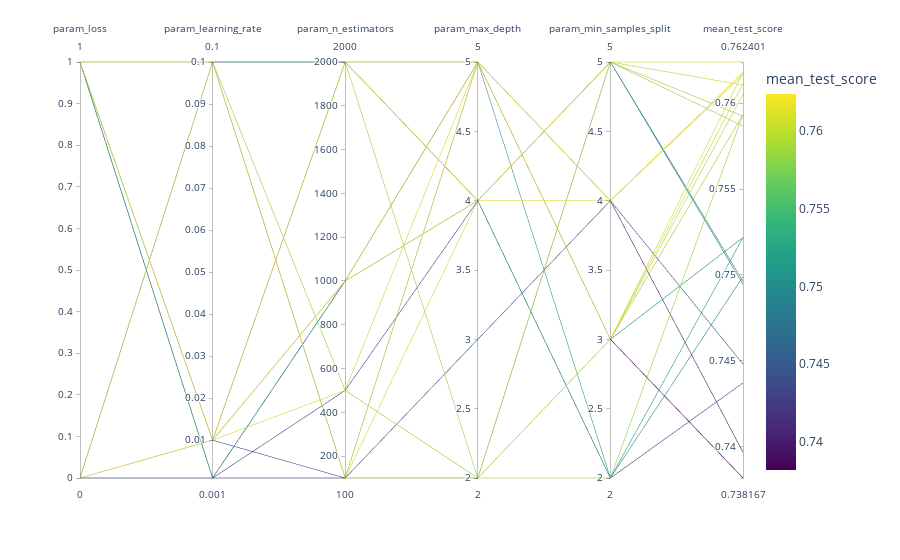

The code cell stored with this chart in its notebook:
### Code cell
%%time
fig = px.parallel_coordinates(
    cv_results.rename(shorten_param, axis=1).apply(
        {
            'param_loss': lambda x: label_fit.transform([x])[0],
            'param_learning_rate': lambda x: x,
            'param_n_estimators': lambda x: x,
            'param_max_depth': lambda x: x,
#            'param_max_leaf_nodes': lambda x: x, #np.log(x),
            'param_min_samples_split': lambda x: x,
            'mean_test_score': lambda x: x,
        }
    ),
    color="mean_test_score",
    color_continuous_scale=px.colors.sequential.Viridis,
)
fig.show()

### Figure 1 — Plotly figure (JSON) as saved in the notebook; plotly's stock layout.template omitted (floating-point values rounded to 4 significant figures)
{"data": [{"dimensions": [{"label": "param_loss", "values": [0, 1, 1, 1, 0, 1, 0, 1, 1, 1, 1, 1, 1, 0, 1, 0, 0, 1, 1, 1]}, {"label": "param_learning_rate", "values": [0.1, 0.01, 0.1, 0.1, 0.001, 0.1, 0.001, 0.001, 0.1, 0.01, 0.01, 0.001, 0.01, 0.1, 0.001, 0.01, 0.01, 0.1, 0.1, 0.01]}, {"label": "param_n_estimators", "values": [100, 1000, 2000, 100, 100, 100, 500, 1000, 2000, 1000, 500, 1000, 2000, 500, 1000, 2000, 100, 100, 2000, 2000]}, {"label": "param_max_depth", "values": [2, 5, 4, 2, 5, 5, 4, 5, 5, 4, 5, 5, 2, 2, 4, 4, 3, 4, 4, 5]}, {"label": "param_min_samples_split", "values": [5, 4, 2, 5, 4, 3, 2, 2, 3, 5, 3, 3, 2, 3, 5, 5, 4, 4, 5, 3]}, {"label": "mean_test_score", "values": [0.7587, 0.7617, 0.7499, 0.7592, 0.7397, 0.7611, 0.7437, 0.7522, 0.7382, 0.7611, 0.7618, 0.7522, 0.7593, 0.7593, 0.7494, 0.7624, 0.7448, 0.7618, 0.7496, 0.7605]}], "domain": {"x": [0, 1], "y": [0, 1]}, "line": {"color": [0.7587, 0.7617, 0.7499, 0.7592, 0.7397, 0.7611, 0.7437, 0.7522, 0.7382, 0.7611, 0.7618, 0.7522, 0.7593, 0.7593, 0.7494, 0.7624, 0.7448, 0.7618, 0.7496, 0.7605], "coloraxis": "coloraxis"}, "name": "", "type": "parcoords"}], "layout": {"autosize": true, "coloraxis": {"colorbar": {"title": {"text": "mean_test_score"}}, "colorscale": [[0, "#440154"], [0.1111, "#482878"], [0.2222, "#3e4989"], [0.3333, "#31688e"], [0.4444, "#26828e"], [0.5556, "#1f9e89"], [0.6667, "#35b779"], [0.7778, "#6ece58"], [0.8889, "#b5de2b"], [1, "#fde725"]]}, "legend": {"tracegroupgap": 0}, "margin": {"t": 60}}}
